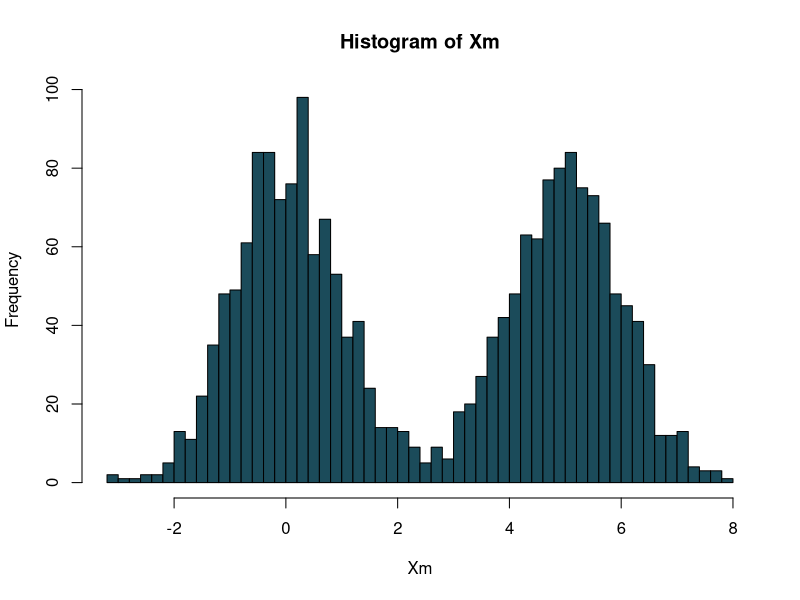
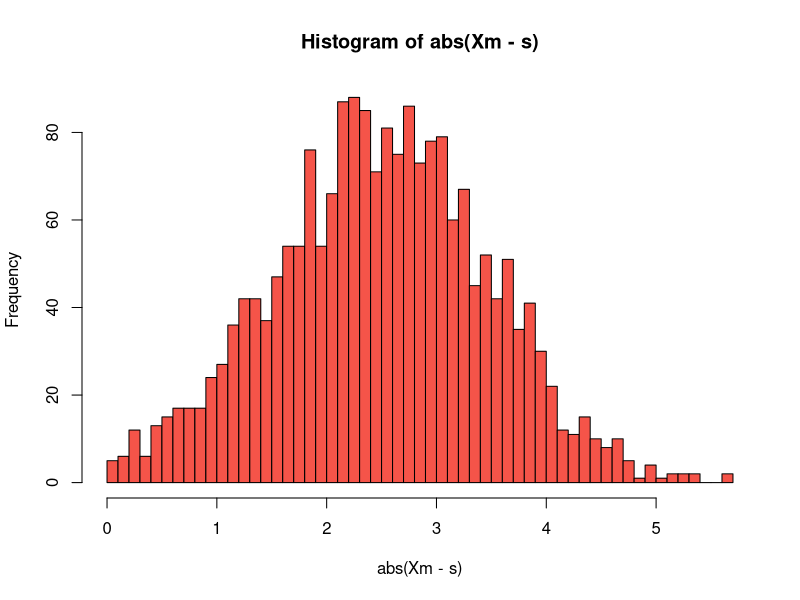
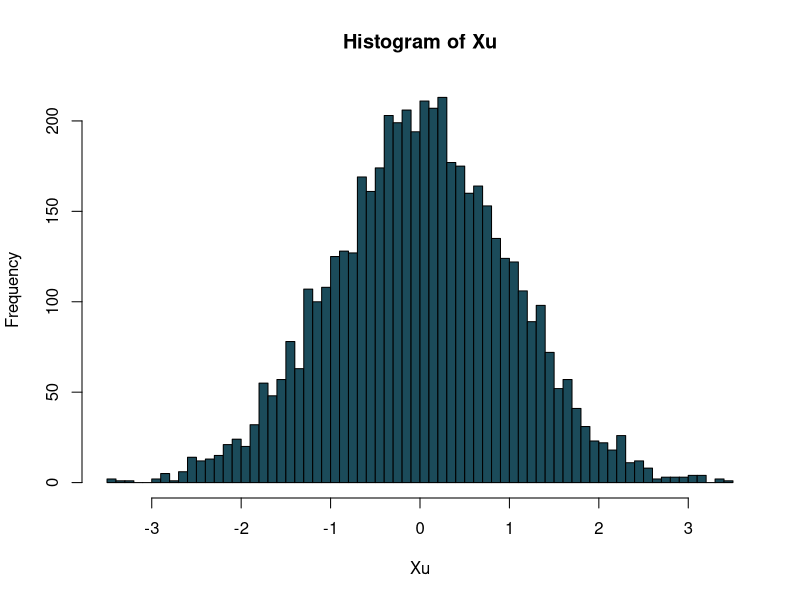

R code for these plots, in order:
## ---- chunk 1
knitr::opts_chunk$set(echo = TRUE)
## ---- chunk 2
Xm = c(rnorm(1000,0,1),rnorm(1000,5,1))
hist(Xm, freq=TRUE, nclass=60, col="#1B4B5A")
## ---- chunk 3
print(var(Xm))
## ---- chunk 4
s = 2.5
hist(abs(Xm - s), freq=TRUE, nclass=60, col="#F55449")
## ---- chunk 5
Xu = rnorm(5000,0,1)
hist(Xu, freq=TRUE, nclass=60, col="#1B4B5A")
## ---- chunk 6
f = function(s) {var(abs(Xu-s))}
optim_results = optim(2.0, f, method="BFGS")
s_star = optim_results$par
print(s_star)
